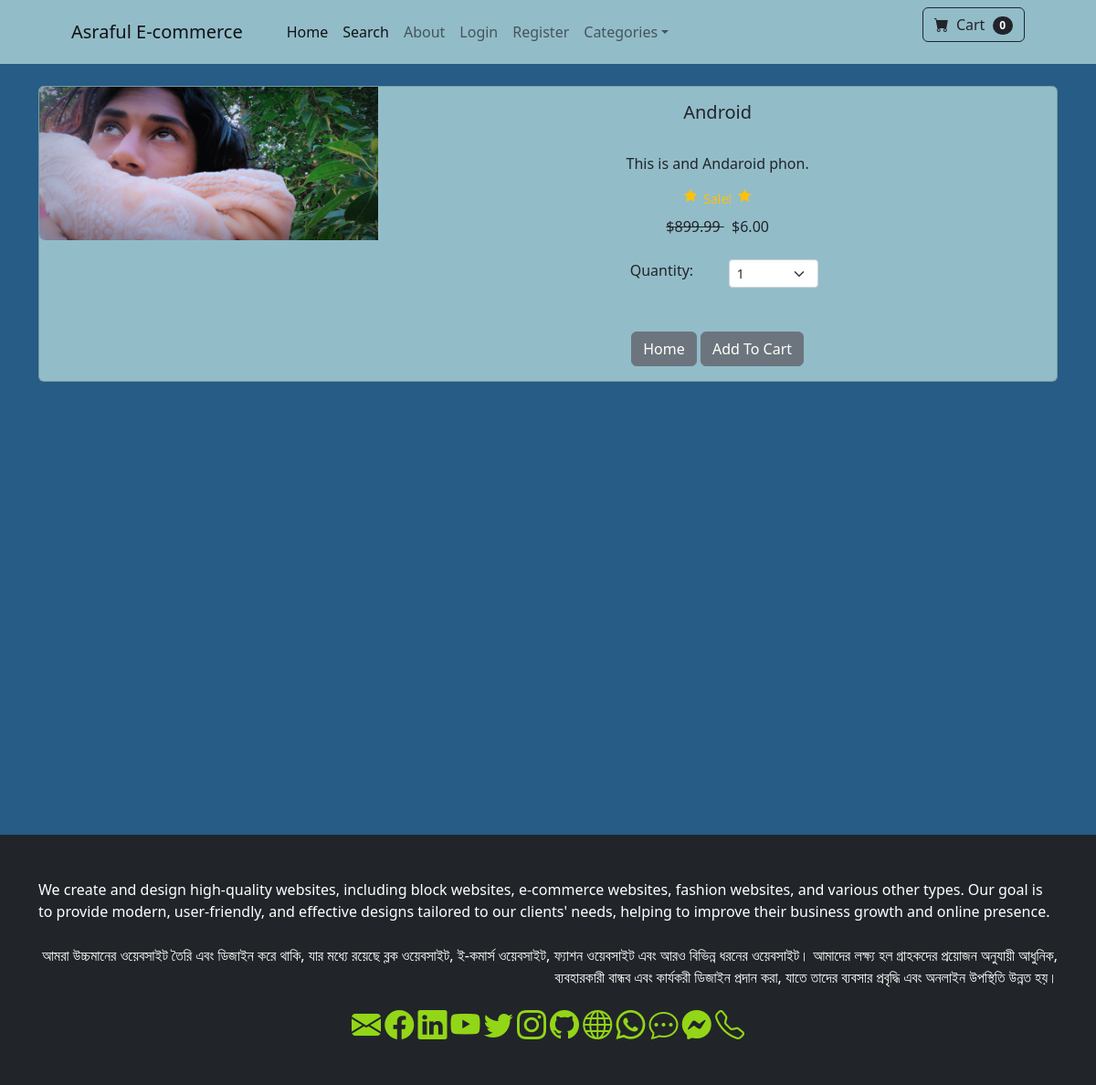
The app's page /product/2 with its own data.
### store/models.py (models this page shows, shortened)
class Product(models.Model):
    name = models.CharField(max_length=100)
    price = models.DecimalField(default=0, decimal_places=2, max_digits=6)
    category = models.ForeignKey(Category, on_delete=models.CASCADE, default=1)
    description = models.CharField(max_length=250, default='', blank=True, null=True)
    image = models.ImageField(upload_to='uploads/products/')
    is_sale = models.BooleanField(default=False)
    sale_price = models.DecimalField(default=0, decimal_places=2, max_digits=6)

### store/views.py (the view)
# urls.py: path('product/<int:pk>', views.product, name='product'),                       #_9
def product(request, pk):
	product = Product.objects.get(id=pk)
	return render(request, 'product.html', {'product':product})

### cart/cart.py (called while the page is built)
	def __len__(self):
		return len(self.cart)

### cart/context_processors.py (called while the page is built)
def cart(request):                 # _12
	return {'cart': Cart(request)}

### templates/product.html (shortened to what this page needs)
{% extends 'base.html' %}
{% block content %}
<div class="container">
<br/>
<div class="card mb-3">
  <div class="row g-0">
    <div class="col-md-4">
      <img src="{{ product.image.url }}" class="img-fluid rounded-start" alt="...">
    </div>
    <div class="col-md-8">
      <div class="card-body">
        <center>
        <h5 class="card-title">{{ product.name }}</h5>
        <br/>
        <p class="card-text justified">{{ product.description }}</p>
        {% if product.is_sale %}
        <div class="d-flex justify-content-center small text-warning mb-2">
                <div class="bi-star-fill"></div>
                <div class="bi-star-fill"></div>
                </div>
                <strike>
                ${{ product.price }}
                </strike>
                &nbsp;
                ${{ product.sale_price }}
        {% else %}
            ${{ product.price }}
        {% endif %}
            <br/><br/>
<div class="row justify-content-center">
  <div class="col-md-2">Quantity:</div>
              <div class="col-md-2">
              <select class="form-select form-select-sm" id="qty-cart">
                <option value="1">1</option>
              </select>
              </div>
          </div>
<br/><br/>
        <a href="{% url 'home'%}" class="btn btn-secondary">Home</a>
        <button type="button" value="{{ product.id }}" class="btn btn-secondary" id="add-cart">Add To Cart</button>
    </center>
      </div>
    </div>
  </div>
</div>
</div>
<br/><br/><br/><br/><br/><br/><br/><br/><br/><br/><br/><br/><br/><br/><br/><br/><br/><br/><br/><br/>
{% endblock %}

### static/css/customise.css (style rules this page uses)
body { background-color: #265c85 !important; }
h5 { animation: textColorCycle 45s infinite; }
.card { background-color: #93bcc9 !important; }

### records on screen
Product: image (picture), name "Android", description "This is and Andaroid phon.", price "899.99", sale_price "6.00"

### other values on screen
{{ cart|length }} "0"
